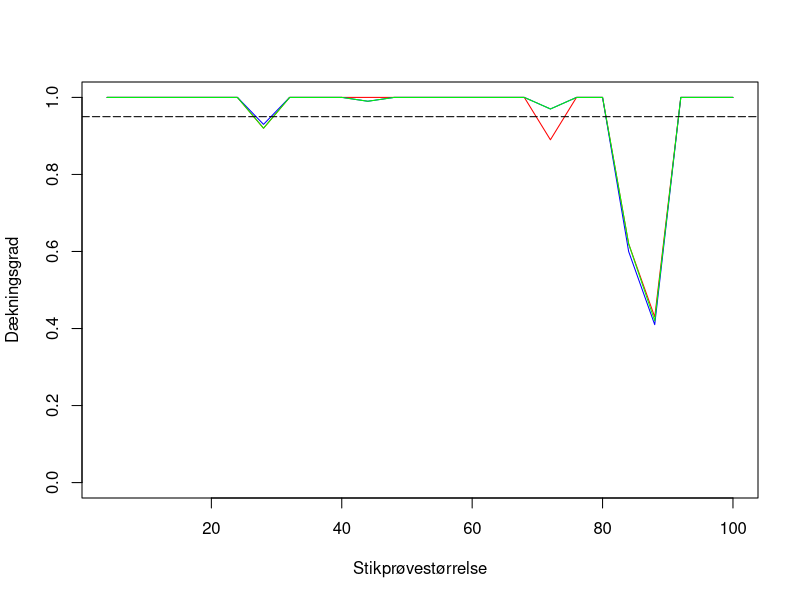

Reproduce this figure in R. (Note: this script raises an error after producing the figure.)
## ---- chunk 1
#set.seed(2)
pop_middel = 10

vector_p <- c()
vector_b <- c()
vector_t <- c()

for(n in seq(4, 100, 4)){
  
  stik <- rnorm(n, pop_middel, 1)
  middel_stik <- mean(stik)
  sd_stik <- sd(stik)
  
  r = 100
  res <- replicate(r, {
    simSamples <- replicate(r, rnorm(n, middel_stik, sd_stik))

    simMeans <- apply(simSamples, 2, mean)
  
    konf_p <- quantile(simMeans, c(0.025, 0.975))
    konf_b <- 2 * middel_stik - quantile(simMeans, c(0.975, 0.025))
    konf_t <- middel_stik - ((quantile(simMeans, c(0.975, 0.025)) - middel_stik)/sd(simSamples)) *    
    sd_stik
    
    tf_p <- konf_p[1] <= pop_middel & konf_p[2] >= pop_middel
    tf_b <- konf_b[1] <= pop_middel & konf_b[2] >= pop_middel
    tf_t <- konf_t[1] <= pop_middel & konf_t[2] >= pop_middel
    
    return(c(tf_p, tf_b, tf_t))
  })
  
  # print(res)
  # print(sum(res[1,]))
  # print(sum(res[1,])/r)
  
  vector_p <- append(vector_p, mean(res[1,]))
  vector_b <- append(vector_b, mean(res[2,]))
  vector_t <- append(vector_t, mean(res[3,]))
}

#print(vector_p)
## ---- chunk 2
x <- seq(4, 100, 4)
plot(x, vector_p, type="l", col="red", ylab = "Dækningsgrad",
      xlab = "Stikprøvestørrelse", ylim = c(0, 1))
lines(x, vector_b, type="l", col="blue")
lines(x, vector_t, type="l", col="green")
abline(h=0.95, lty=5, col="black")
## ---- chunk 3
set.seed(2)
n <- 20
m <- 50
konf_niveau <- 0.95
sand_middel <- 0

type_1_fejl_boot <- replicate(n = 500, {
  stik1 <- rbeta(n, shape1 = 2, shape2 = 8)
  stik2 <- rbeta(m, shape1 = 2, shape2 = 8)
  
  #stik_diff <- stik1 - stik2
  t_obs <- ((mean(stik1) - mean(stik2)) - (0)) /
            sqrt(((sd(stik1))^2 / n) +
              ((sd(stik2))^2 / m))

  boot_t <- c()
  for(i in seq(1, bootstraps)){
    boot <- sample(x = c(stik1, stik2), replace = TRUE)
    
    boot_x <- boot[1 : n] # Bootstrap-stikprøve 1
    boot_y <- boot[(n + 1) : (n + m)] # Bootstrap-stikprøve 2
    
    boot_t[i] <- ((mean(boot_x) - mean(boot_y)) -
                    (mean(stik1) - mean(stik2))) /
                      sqrt(((sd(boot_x))^2 / n) +
                        ((sd(boot_y))^2 / m))
  }

  antal_ekstreme <- abs(boot_t) >= abs(t_obs)

  p_vaerdi <- (sum(antal_ekstreme)+1) / (bootstraps + 1)
  
  andel <- p_vaerdi > 1 - konf_niveau
})

type_1_uparret <- table(type_1_fejl_boot)
type_1_uparret
